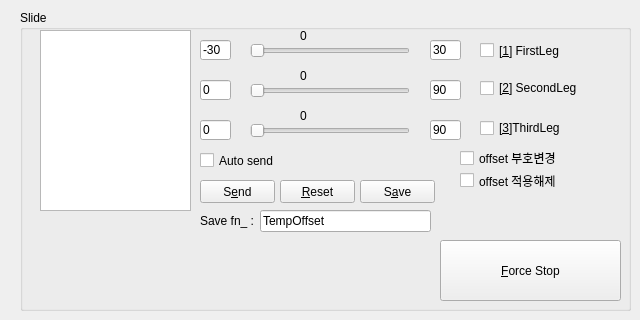
    <widget class="QWidget" name="tab_7">
     <attribute name="title">
      <string>&amp;Slide</string>
     </attribute>
     <widget class="QGroupBox" name="groupBox">
      <property name="geometry">
       <rect>
        <x>20</x>
        <y>10</y>
        <width>611</width>
        <height>301</height>
       </rect>
      </property>
      <property name="title">
       <string>Slide</string>
      </property>
      <widget class="QListWidget" name="lv_legs">
       <property name="geometry">
        <rect>
         <x>20</x>
         <y>20</y>
         <width>151</width>
         <height>181</height>
        </rect>
       </property>
      </widget>
      <widget class="QCheckBox" name="cb_send">
       <property name="geometry">
        <rect>
         <x>180</x>
         <y>140</y>
         <width>121</width>
         <height>21</height>
        </rect>
       </property>
       <property name="text">
        <string>Auto send</string>
       </property>
      </widget>
      <widget class="QSlider" name="tbr_firstLeg">
       <property name="geometry">
        <rect>
         <x>230</x>
         <y>30</y>
         <width>160</width>
         <height>22</height>
        </rect>
       </property>
       <property name="maximum">
        <number>8000</number>
       </property>
       <property name="orientation">
        <enum>Qt::Horizontal</enum>
       </property>
      </widget>
      <widget class="QLineEdit" name="edit_max_secondLeg">
       <property name="geometry">
        <rect>
         <x>410</x>
         <y>70</y>
         <width>31</width>
         <height>20</height>
        </rect>
       </property>
       <property name="text">
        <string>90</string>
       </property>
      </widget>
      <widget class="QCheckBox" name="cb_firstLeg">
       <property name="geometry">
        <rect>
         <x>460</x>
         <y>20</y>
         <width>141</width>
         <height>41</height>
        </rect>
       </property>
       <property name="text">
        <string>[&amp;1] FirstLeg</string>
       </property>
      </widget>
      <widget class="QCheckBox" name="cb_secondLeg">
       <property name="geometry">
        <rect>
         <x>460</x>
         <y>70</y>
         <width>111</width>
         <height>16</height>
        </rect>
       </property>
       <property name="text">
        <string>[&amp;2] SecondLeg</string>
       </property>
      </widget>
      <widget class="QLabel" name="edit_thirdLeg">
       <property name="geometry">
        <rect>
         <x>280</x>
         <y>100</y>
         <width>56</width>
         <height>12</height>
        </rect>
       </property>
       <property name="text">
        <string>0</string>
       </property>
      </widget>
      <widget class="QCheckBox" name="cb_sign">
       <property name="geometry">
        <rect>
         <x>440</x>
         <y>140</y>
         <width>151</width>
         <height>16</height>
        </rect>
       </property>
       <property name="text">
        <string>offset 부호변경</string>
       </property>
      </widget>
      <widget class="QLineEdit" name="edit_min_thirdLeg">
       <property name="geometry">
        <rect>
         <x>180</x>
         <y>110</y>
         <width>31</width>
         <height>20</height>
        </rect>
       </property>
       <property name="text">
        <string>0</string>
       </property>
      </widget>
      <widget class="QPushButton" name="btn_tempSave">
       <property name="geometry">
        <rect>
         <x>340</x>
         <y>170</y>
         <width>75</width>
         <height>23</height>
        </rect>
       </property>
       <property name="text">
        <string>S&amp;ave</string>
       </property>
      </widget>
      <widget class="QCheckBox" name="cb_thirdLeg">
       <property name="geometry">
        <rect>
         <x>460</x>
         <y>110</y>
         <width>111</width>
         <height>16</height>
        </rect>
       </property>
       <property name="text">
        <string>[&amp;3]ThirdLeg</string>
       </property>
      </widget>
      <widget class="QLabel" name="edit_secondLeg">
       <property name="geometry">
        <rect>
         <x>280</x>
         <y>60</y>
         <width>56</width>
         <height>12</height>
        </rect>
       </property>
       <property name="text">
        <string>0</string>
       </property>
      </widget>
      <widget class="QLabel" name="edit_firstLeg">
       <property name="geometry">
        <rect>
         <x>280</x>
         <y>20</y>
         <width>56</width>
         <height>12</height>
        </rect>
       </property>
       <property name="text">
        <string>0</string>
       </property>
      </widget>
      <widget class="QLineEdit" name="edit_max_thirdLeg">
       <property name="geometry">
        <rect>
         <x>410</x>
         <y>110</y>
         <width>31</width>
         <height>20</height>
        </rect>
       </property>
       <property name="text">
        <string>90</string>
       </property>
      </widget>
      <widget class="QSlider" name="tbr_thirdLeg">
       <property name="geometry">
        <rect>
         <x>230</x>
         <y>110</y>
         <width>160</width>
         <height>22</height>
        </rect>
       </property>
       <property name="orientation">
        <enum>Qt::Horizontal</enum>
       </property>
      </widget>
      <widget class="QPushButton" name="btn_reset">
       <property name="geometry">
        <rect>
         <x>260</x>
         <y>170</y>
         <width>75</width>
         <height>23</height>
        </rect>
       </property>
       <property name="text">
        <string>&amp;Reset</string>
       </property>
      </widget>
      <widget class="QLineEdit" name="edit_min_firstleg">
       <property name="geometry">
        <rect>
         <x>180</x>
         <y>30</y>
         <width>31</width>
         <height>20</height>
        </rect>
       </property>
       <property name="text">
        <string>-30</string>
       </property>
      </widget>
      <widget class="QLineEdit" name="edit_min_secondleg">
       <property name="geometry">
        <rect>
         <x>180</x>
         <y>70</y>
         <width>31</width>
         <height>20</height>
        </rect>
       </property>
       <property name="text">
        <string>0</string>
       </property>
      </widget>
      <widget class="QLineEdit" name="edit_max_firstLeg">
       <property name="geometry">
        <rect>
         <x>410</x>
         <y>30</y>
         <width>31</width>
         <height>20</height>
        </rect>
       </property>
       <property name="text">
        <string>30</string>
       </property>
      </widget>
      <widget class="QSlider" name="tbr_secondLeg">
       <property name="geometry">
        <rect>
         <x>230</x>
         <y>70</y>
         <width>160</width>
         <height>22</height>
        </rect>
       </property>
       <property name="orientation">
        <enum>Qt::Horizontal</enum>
       </property>
      </widget>
      <widget class="QCheckBox" name="cb_offset">
       <property name="geometry">
        <rect>
         <x>440</x>
         <y>160</y>
         <width>141</width>
         <height>21</height>
        </rect>
       </property>
       <property name="text">
        <string>offset 적용해제</string>
       </property>
      </widget>
      <widget class="QWidget" name="layoutWidget">
       <property name="geometry">
        <rect>
         <x>180</x>
         <y>200</y>
         <width>231</width>
         <height>22</height>
        </rect>
       </property>
       <layout class="QHBoxLayout" name="horizontalLayout_3">
        <item>
         <widget class="QLabel" name="label_3">
          <property name="text">
           <string>Save fn_ :</string>
          </property>
         </widget>
        </item>
        <item>
         <widget class="QLineEdit" name="edit_saveName">
          <property name="text">
           <string>TempOffset</string>
          </property>
         </widget>
        </item>
       </layout>
      </widget>
      <widget class="QPushButton" name="btn_send">
       <property name="geometry">
        <rect>
         <x>180</x>
         <y>170</y>
         <width>75</width>
         <height>23</height>
        </rect>
       </property>
       <property name="text">
        <string>S&amp;end</string>
       </property>
      </widget>
      <widget class="QPushButton" name="pushButton_2">
       <property name="geometry">
        <rect>
         <x>420</x>
         <y>230</y>
         <width>181</width>
         <height>61</height>
        </rect>
       </property>
       <property name="text">
        <string>&amp;Force Stop</string>
       </property>
      </widget>
     </widget>
    </widget>
